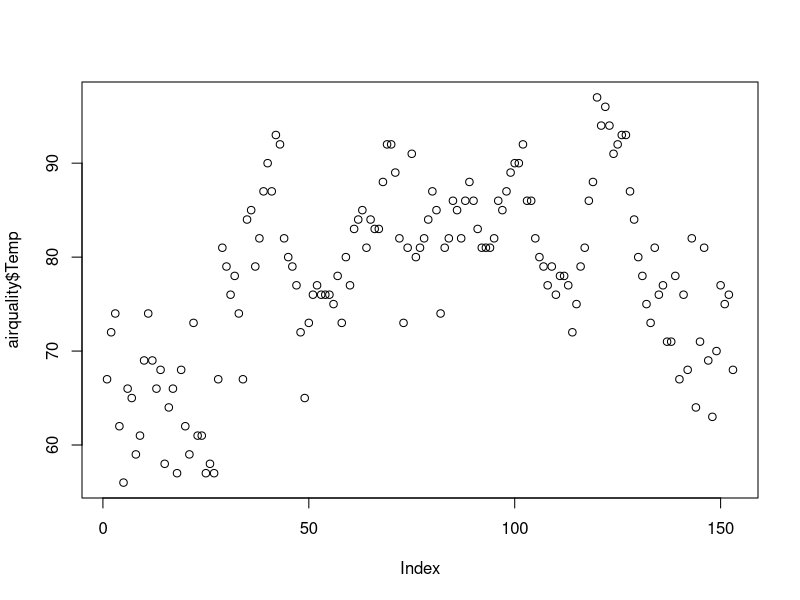
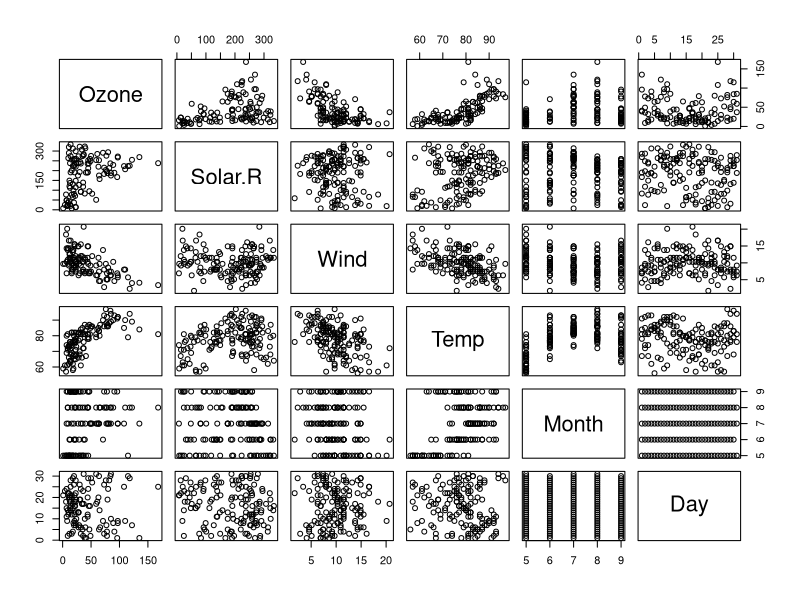
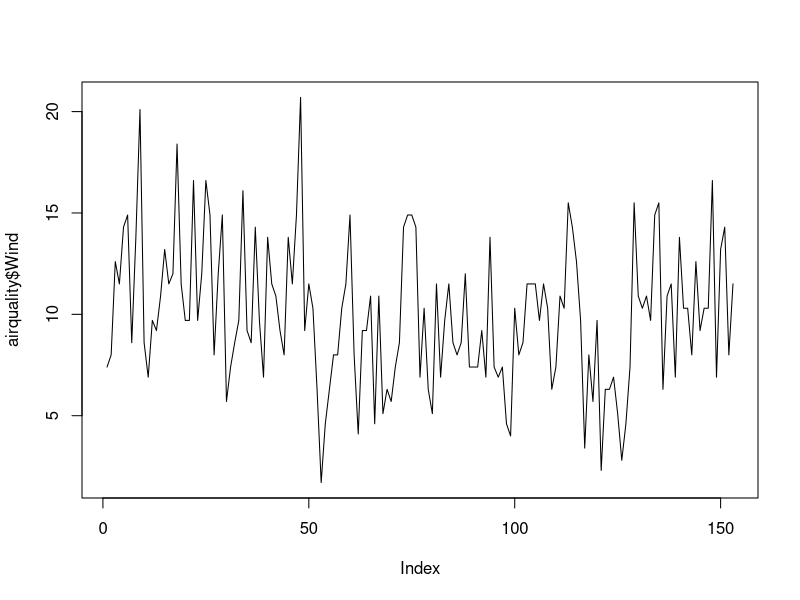
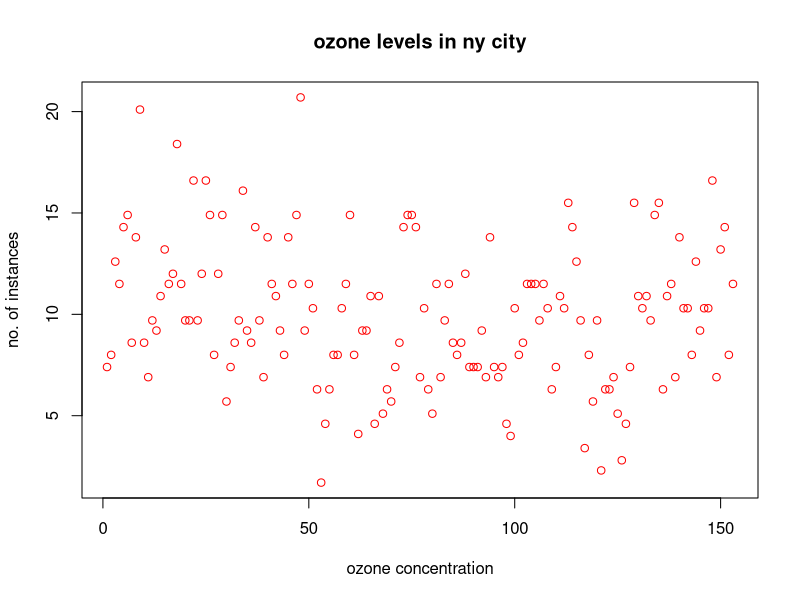
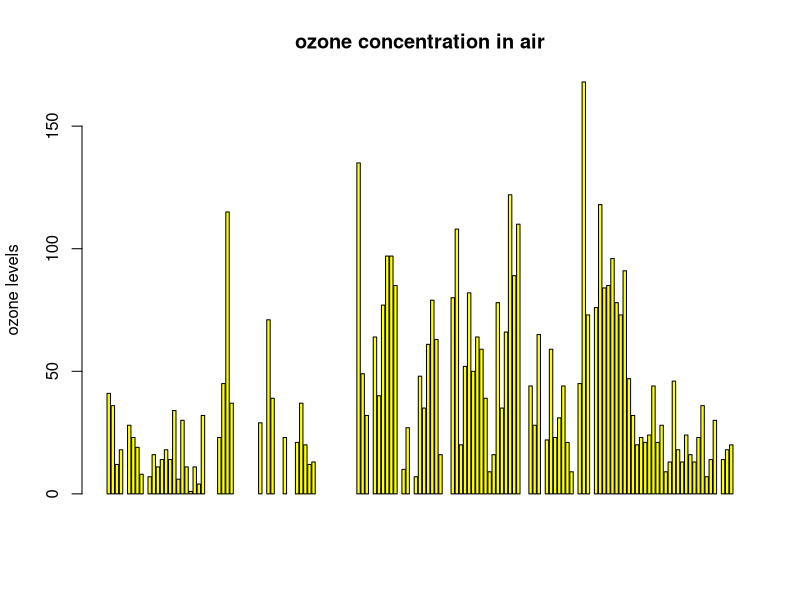
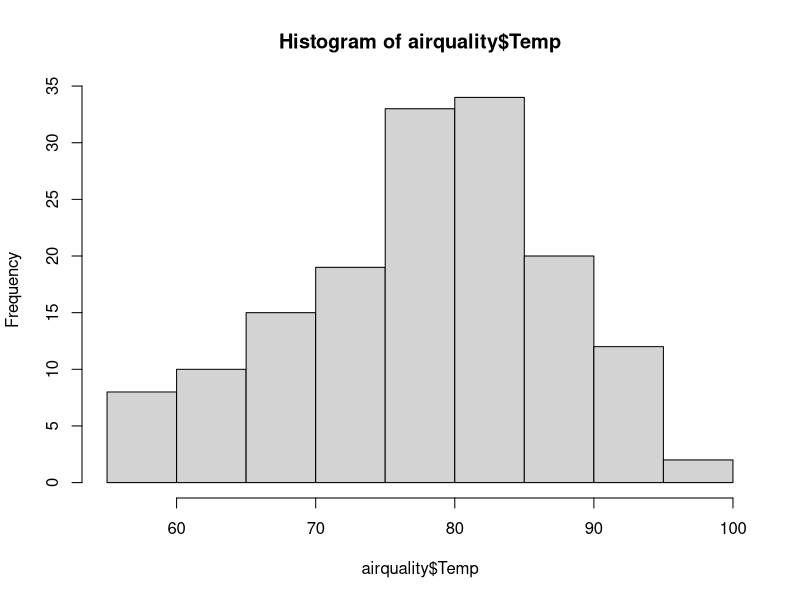
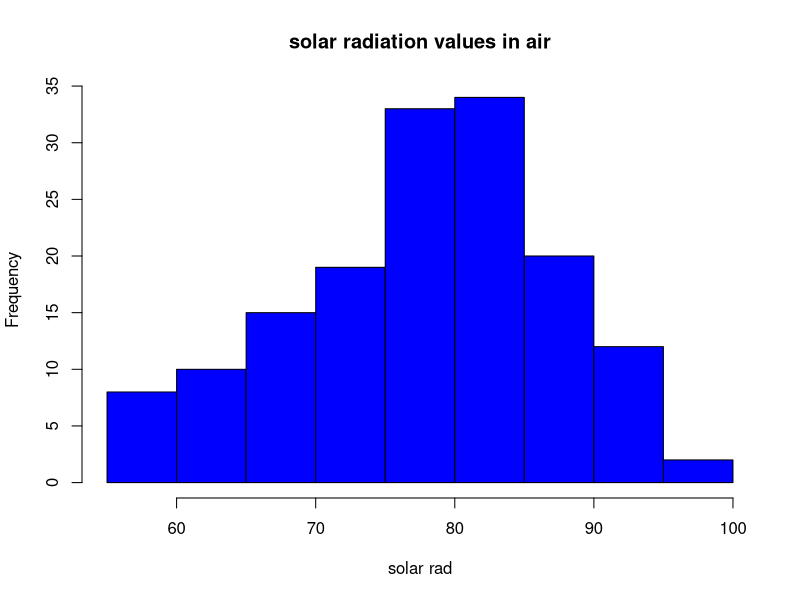
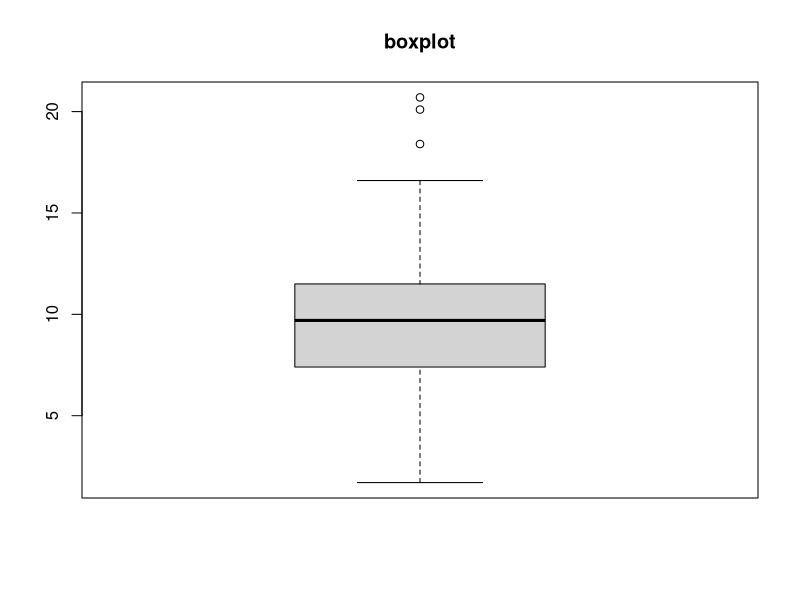

Write R code to recreate these figures, in order.
1+1
2+3*4
3^2
exp(1)
sqrt(10)
pi
2*pi*6378

x<-10
y<- 15
z<- 5
ex<- c(5,0,0,1,1,4,15,0)

x<- c(2,0,0,4)
y <- c(1,9,9,9)
x+y
x*4
sqrt(x)
ex[4]
ex[-1]
ex[1]<- 5
ex[-1]<- 3
y<9

df <- data.frame(x=1:3,y=c("a","b","c"))

df[1,2]
df[2,1]
df[3,1]
df[1,1,2]
df[1,c(1,2)]
df[c(1,2),1]
df[c(1,3),2]
df[c(1,3),c(1,2)]
airquality <- datasets::airquality
head(airquality,10)
tail(airquality,10)
airquality[,c(1,2)]
df<- airquality[-6]
df
airquality$Temp
summary(airquality$Ozone)
summary(airquality)
plot(airquality$Temp)
plot(airquality)

plot(airquality$Wind,type="l")
plot(airquality$Wind,xlab ='ozone concentration',ylab='no. of instances',main = 'ozone levels in ny city',col= 'red' )
#horizontal bar pllot
barplot(airquality$Ozone,main = 'ozone concentration in air',ylab = 'ozone levels',
        col= 'yellow',horiz = F,axes = T)

#histogram
hist(airquality$Temp)
hist(airquality$Temp,main = 'solar radiation values in air',
     xlab = 'solar rad',col='blue')
#single box plot
boxplot(airquality$Wind,main= 'boxplot')
boxplot.stats(airquality$Wind)$out
#multiple box plot
boxplot(airquality[,1:4],main='multiple')
#margin of the grid(mar)
#no of rows and column(mfrow)
#whether a border is to be include(bty)
#and position of the
#label(las: 1 for horizontal ,las;0for vetrical)
#bty - box arounnd the plot
par(mfrow=c(3,3),mar=c(2,5,2,1),las=0,bty="o")
plot (airquality$Ozone)
plot(airquality$Ozone,airquality$Wind)
plot(airquality$Ozone)
airquality <- datasets::airquality
